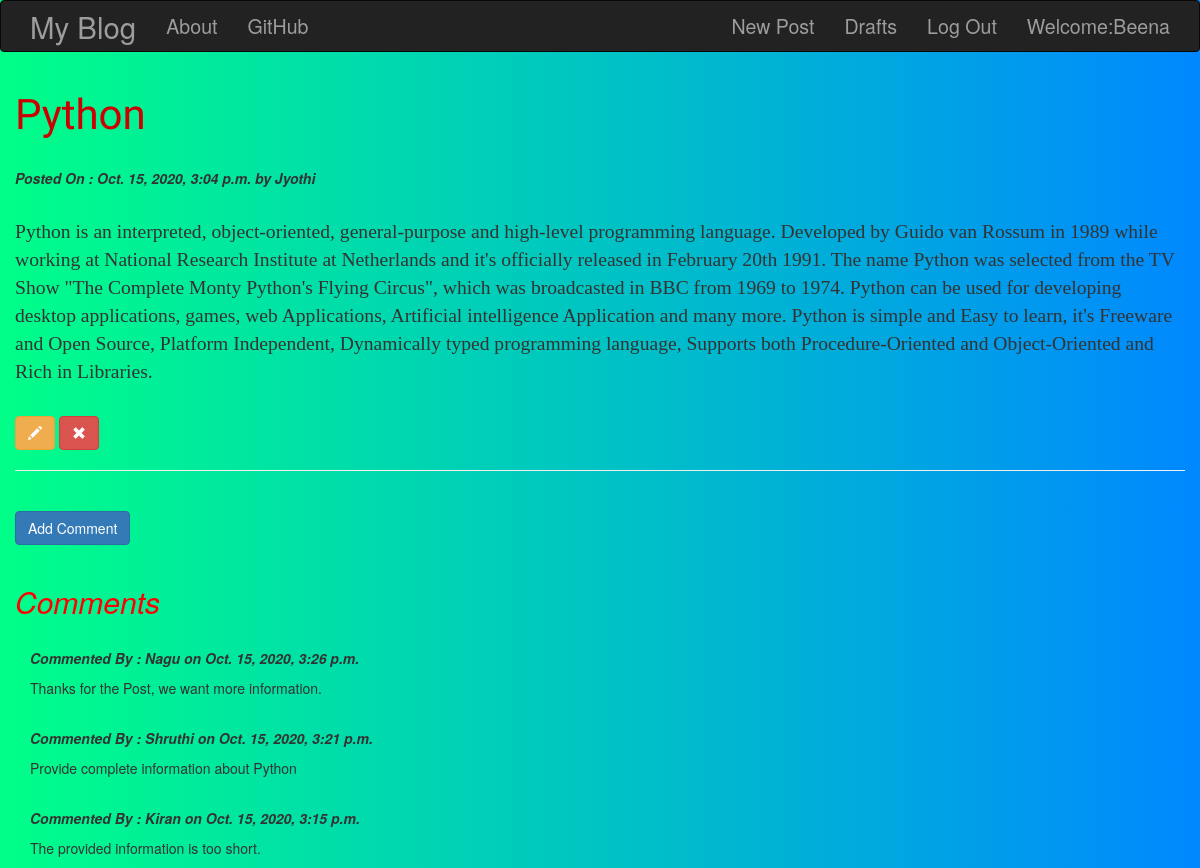
Screenshot of /post/7/ (signed in) with the database file from the repository.
### blog/models.py (models this page shows, shortened)
class Post(models.Model):
    title = models.CharField(max_length=200)
    author = models.ForeignKey('auth.User',related_name='blog_post')
    text = models.TextField()
    created_date = models.DateTimeField(auto_now=True)
    published_date = models.DateTimeField(blank=True,null=True)

class Comment(models.Model):
    post = models.ForeignKey(Post,related_name='comments')
    name = models.ForeignKey('auth.User',related_name='blog_comment')
    text = models.TextField()
    created_date = models.DateTimeField(auto_now=True)
    active=models.BooleanField(default=True)
    class Meta:
        ordering=('-created_date',)

### blog/views.py (the view)
# urls.py: url(r'^post/(?P<pk>\d+)/$',views.PostDetailView.as_view(),name='post_detail'),
class PostDetailView(DetailView):
    model = Post

### blog/templates/blog/post_detail.html
{% extends 'blog/base.html' %}
{% block content %}
<h1 class="posttitle">{{post.title}}</h1><br>
{% if post.published_date %}
<div class="date postdate">
  <p>Posted On : {{post.published_date}} by {{post.author|title}} </p><br>
</div>
{% else %}
<p class="date">Created on: {{post.created_date}} by {{post.author|title}}</p>
<a class="btn btn-success"  href="{% url 'post_publish' pk=post.pk %}">Publish</a><br><br>
{% endif %}
<p class="postcontent">{{post.text|safe|linebreaksbr}}</p><br>
{% if user.is_authenticated %}
<a class="btn btn-warning" href="{% url 'post_update' pk=post.pk %}">
<span class="glyphicon glyphicon-pencil"></span>
</a>
<a class="btn btn-danger" href="{% url 'post_delete' pk=post.pk %}"><span class="glyphicon glyphicon-remove"></span></a>
{% endif %}
<hr>
<br>
{% if post.published_date %}
<a class="btn btn-primary" href="{% url 'comment_to_post' pk=post.pk %}"> Add Comment</a>
<br><br>
{% with comments.count as comments_count %}
<h2>{{comments_count}} <span id="comment">Comments</span> {{comments_count|pluralize}}</h2>
{% endwith%}
<div class="container">
  {% for comment in post.comments.all %}
  <br>
  <p class="date">Commented By : {{comment.name}} on {{comment.created_date}}</p>
  <p>{{comment.text|safe|linebreaks}}</p>
  {% empty %}
  <p>No Comments posted.</p>
  {% endfor %}
  {% endif %}
</div>
{% endblock %}

### blog/templates/blog/base.html (shortened to what this page needs)
<!DOCTYPE html>
{% load staticfiles %}
<html lang="en" dir="ltr">
  <head>
    <link rel="stylesheet" href="https://stackpath.bootstrapcdn.com/bootstrap/3.4.1/css/bootstrap.min.css">
    <link rel="stylesheet" href="{% static "css/blog.css" %}">
  </head>
  <body>
      <nav class="navbar techfont navbar-inverse">
      <div class="container">
        <ul class="nav navbar-nav ">
          <li><a  class="navbar-brand bigbrand"  href="{% url 'post_list' %}">My Blog</a> </li>
          <li><a href="{% url 'about'%}">About</a> </li>
          <li><a href="https://www.github.com">GitHub</a> </li>
        </ul>
        <ul class="nav navbar-nav navbar-right">
          {% if user.is_authenticated %}
          <li><a href="{% url 'post_create' %}">New Post</a></li>
          <li><a href="{% url 'post_draft' %}">Drafts</a></li>
          <li><a href="{% url 'logout' %}">Log Out</a></li>
          <li><a>Welcome:{{user.username}}</a></li>
          {% else %}
          <li><a class="nav navbar-right" href="{% url 'signup' %}">Sign Up </a> </li>
          <li><a class="nav navbar-right" href="{% url 'login' %}"><span class="glyphicon glyphicon-user"></span></a> </li>
          {% endif %}
        </ul>
      </div>
    </nav>
    <div class="content container">
      <div class="row">
          <div class="blog_post">
            {% block content %}
            {% endblock %}
          </div>
      </div>
    </div>
  </body>
</html>

### blog/static/css/blog.css (style rules this page uses)
body { background:linear-gradient(to right,#0f8,#08f); }
.techfont { font-size: 1.4em; }
.bigbrand { font-size: 1.5em; }
.date { font-weight: bolder; font-style: italic; }
.posttitle { font-family: 'Sansita Swashed', cursive; color:#cc0000; font-size: 3em; }
.postcontent { font-family: 'Montserrat'; font-size:1.4em; }
#comment { color:red; font-style: italic; }

### rows the page displays
Post: title "Python", published_date "Oct. 15, 2020, 3:04 p.m.", author "Jyothi", text "Python is an interpreted, object-oriented, general-purpose and high-level programming language. Developed by Guido van Rossum in 1989 while working at National Research Institute at Netherlands and it's officially released in February 20th 1991. The name Python was selected from the TV Show \"The Complete Monty Python's Flying Circus\", which was broadcasted in BBC from 1969 to 1974. Python can be used for developing desktop applications, games, web Applications, Artificial intelligence Application and many more. Python is simple and Easy to learn, it's Freeware and Open Source, Platform Independent, Dynamically typed programming language, Supports both Procedure-Oriented and Object-Oriented…"
Comment: name "Nagu", created_date "Oct. 15, 2020, 3:26 p.m.", text "Thanks for the Post, we want more information."
Comment: name "Shruthi", created_date "Oct. 15, 2020, 3:21 p.m.", text "Provide complete information about Python"
Comment: name "Kiran", created_date "Oct. 15, 2020, 3:15 p.m.", text "The provided information is too short."

### other values shown
{{ user.username }} "Beena"
